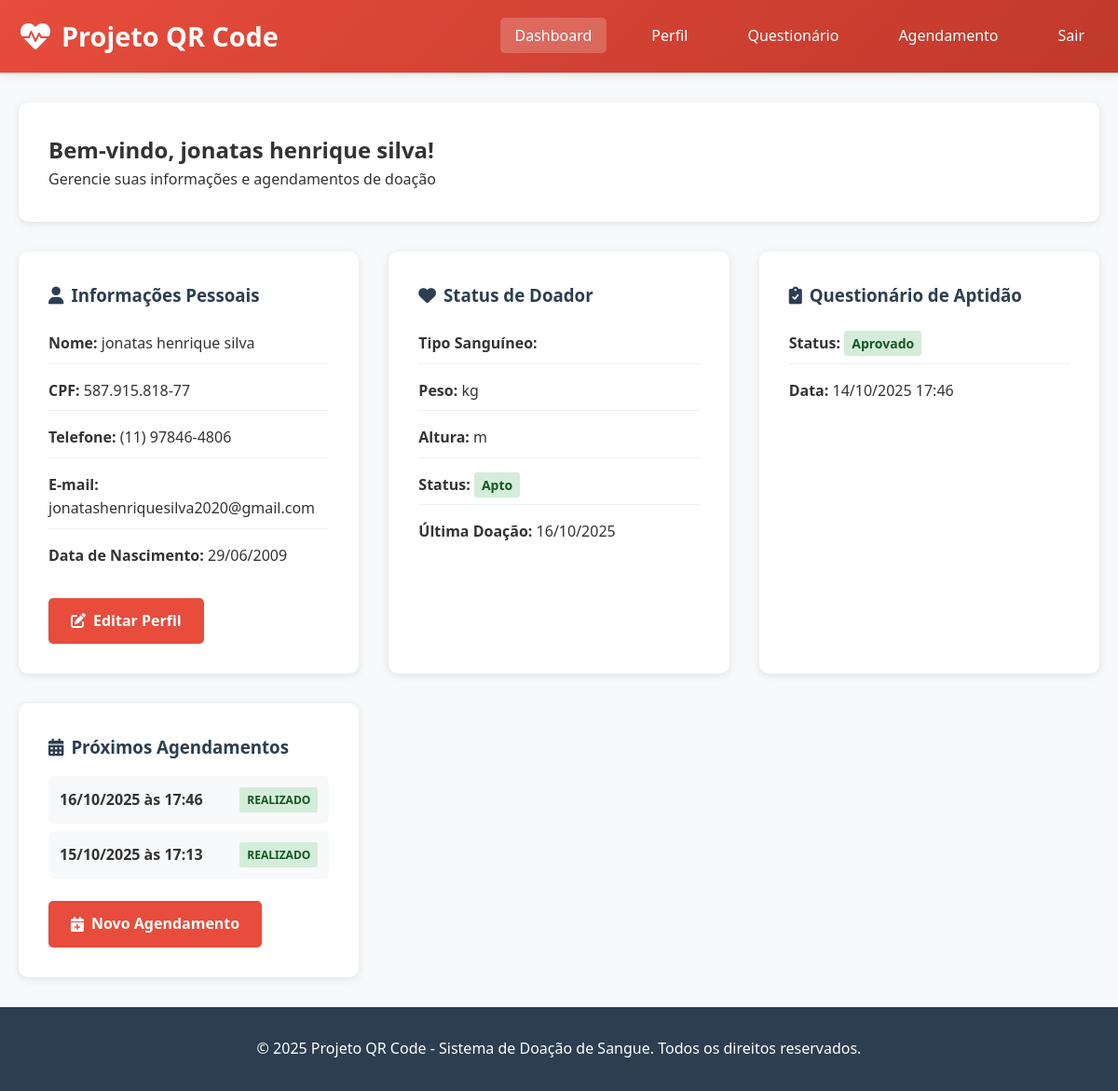
The page /dashboard.php (signed in) on the database its author committed.
### tables this page shows
CREATE TABLE `usuarios` (
  `id` int NOT NULL AUTO_INCREMENT,
  `nome` varchar(255) NOT NULL,
  `data_nascimento` date NOT NULL,
  `cpf` varchar(14) NOT NULL,
  `telefone` varchar(20) NOT NULL,
  `perfil` varchar(50) DEFAULT 'usuario',
  `email` varchar(255) DEFAULT NULL,
  `senha` varchar(255) NOT NULL,
  `nivel_acesso` enum('usuario','admin') NOT NULL DEFAULT 'usuario',
  `ativo` tinyint(1) DEFAULT '1',
  `must_change_password` tinyint(1) DEFAULT '0',
  `data_cadastro` timestamp NULL DEFAULT CURRENT_TIMESTAMP,
  `data_atualizacao` timestamp NULL DEFAULT CURRENT_TIMESTAMP ON UPDATE CURRENT_TIMESTAMP,
  `ultimo_acesso` datetime DEFAULT NULL,
  PRIMARY KEY (`id`),
  UNIQUE KEY `cpf` (`cpf`)
);

CREATE TABLE `doadores` (
  `id` int NOT NULL AUTO_INCREMENT,
  `usuario_id` int NOT NULL,
  `apto_para_doacao` tinyint DEFAULT '0',
  `faltas` int DEFAULT '0',
  `bloqueado` tinyint DEFAULT '0',
  `motivo_bloqueio` varchar(255) DEFAULT NULL,
  `ultima_doacao` date DEFAULT NULL,
  `tipo_sanguineo` varchar(3) DEFAULT NULL,
  `rh` varchar(2) DEFAULT NULL,
  `peso` decimal(5,2) DEFAULT NULL,
  `altura` decimal(4,2) DEFAULT NULL,
  PRIMARY KEY (`id`),
  KEY `usuario_id` (`usuario_id`),
  CONSTRAINT `doadores_ibfk_1` FOREIGN KEY (`usuario_id`) REFERENCES `usuarios` (`id`)
);

CREATE TABLE `questionarios` (
  `id` int NOT NULL AUTO_INCREMENT,
  `usuario_id` int NOT NULL,
  `pergunta_1` tinyint(1) NOT NULL,
  `pergunta_2` tinyint(1) NOT NULL,
  `pergunta_3` tinyint(1) NOT NULL,
  `pergunta_4` tinyint(1) NOT NULL,
  `pergunta_5` tinyint(1) NOT NULL,
  `pergunta_6` tinyint(1) NOT NULL,
  `pergunta_7` tinyint(1) NOT NULL,
  `pergunta_8` tinyint(1) NOT NULL,
  `pergunta_9` tinyint(1) NOT NULL,
  `pergunta_10` tinyint(1) NOT NULL,
  `observacoes` text,
  `aprovado` tinyint(1) NOT NULL,
  `data_preenchimento` timestamp NULL DEFAULT CURRENT_TIMESTAMP,
  PRIMARY KEY (`id`),
  KEY `usuario_id` (`usuario_id`),
  CONSTRAINT `questionarios_ibfk_1` FOREIGN KEY (`usuario_id`) REFERENCES `usuarios` (`id`) ON DELETE CASCADE
);

CREATE TABLE `agendamentos` (
  `id` int NOT NULL AUTO_INCREMENT,
  `usuario_id` int NOT NULL,
  `data_agendamento` date NOT NULL,
  `hora_agendamento` time NOT NULL,
  `status` enum('AGENDADO','CONFIRMADO','REALIZADO','CANCELADO') DEFAULT 'AGENDADO',
  `observacoes` text,
  `data_criacao` timestamp NULL DEFAULT CURRENT_TIMESTAMP,
  `data_atualizacao` timestamp NULL DEFAULT CURRENT_TIMESTAMP ON UPDATE CURRENT_TIMESTAMP,
  PRIMARY KEY (`id`),
  KEY `usuario_id` (`usuario_id`),
  CONSTRAINT `agendamentos_ibfk_1` FOREIGN KEY (`usuario_id`) REFERENCES `usuarios` (`id`) ON DELETE CASCADE
);

### dashboard.php (the view, shortened to what this page needs)
<?php
try {
    $pdo = getConnection();
    $stmt = $pdo->prepare("SELECT * FROM usuarios WHERE id = ?");
    $stmt->execute([$_SESSION['usuario_id']]);
    $usuario = $stmt->fetch();
    $stmt = $pdo->prepare("SELECT * FROM doadores WHERE usuario_id = ?");
    $stmt->execute([$_SESSION['usuario_id']]);
    $doador = $stmt->fetch();
    $stmt = $pdo->prepare("SELECT * FROM agendamentos WHERE usuario_id = ? ORDER BY data_agendamento DESC LIMIT 5");
    $stmt->execute([$_SESSION['usuario_id']]);
    $agendamentos = $stmt->fetchAll();
    $stmt = $pdo->prepare("SELECT * FROM questionarios WHERE usuario_id = ? ORDER BY data_preenchimento DESC LIMIT 1");
    $stmt->execute([$_SESSION['usuario_id']]);
    $questionario = $stmt->fetch();
} catch (PDOException $e) {
    $erro = "Erro ao carregar dados do usuário.";
}
?>
<!DOCTYPE html>
<html lang="pt-BR">
<head>
    <link rel="stylesheet" href="assets/css/style.css">
    <link href="https://cdnjs.cloudflare.com/ajax/libs/font-awesome/6.0.0/css/all.min.css" rel="stylesheet">
</head>
<body>
    <header class="header">
        <div class="container">
            <div class="logo">
                <i class="fas fa-heartbeat"></i>
                <h1>Projeto QR Code</h1>
            </div>
            <nav class="nav">
                <ul>
                    <li><a href="dashboard.php" class="active">Dashboard</a></li>
                    <li><a href="perfil.php">Perfil</a></li>
                    <li><a href="questionario.php">Questionário</a></li>
                    <li><a href="agendamento.php">Agendamento</a></li>
                    <li><a href="logout.php">Sair</a></li>
                </ul>
            </nav>
        </div>
    </header>
    <main class="main">
        <div class="container">
            <div class="dashboard">
                <div class="dashboard-header">
                    <h2>Bem-vindo, <?php echo htmlspecialchars($usuario['nome']); ?>!</h2>
                    <p>Gerencie suas informações e agendamentos de doação</p>
                </div>
                <div class="dashboard-grid">
                    <div class="dashboard-card">
                        <h3><i class="fas fa-user"></i> Informações Pessoais</h3>
                        <div class="info-list">
                            <div class="info-item">
                                <strong>Nome:</strong> <?php echo htmlspecialchars($usuario['nome']); ?>
                            </div>
                            <div class="info-item">
                                <strong>CPF:</strong> <?php echo htmlspecialchars($usuario['cpf']); ?>
                            </div>
                            <div class="info-item">
                                <strong>Telefone:</strong> <?php echo htmlspecialchars($usuario['telefone']); ?>
                            </div>
                            <div class="info-item">
                                <strong>E-mail:</strong> <?php echo htmlspecialchars($usuario['email'] ?: 'Não informado'); ?>
                            </div>
                            <div class="info-item">
                                <strong>Data de Nascimento:</strong>
                                <?php echo date('d/m/Y', strtotime($usuario['data_nascimento'])); ?>
                            </div>
                        </div>
                        <a href="perfil.php" class="btn btn-primary">
                            <i class="fas fa-edit"></i> Editar Perfil
                        </a>
                    </div>
                    <div class="dashboard-card">
                        <h3><i class="fas fa-heart"></i> Status de Doador</h3>
                        <?php if ($doador): ?>
                            <div class="info-list">
                                <div class="info-item">
                                    <strong>Tipo Sanguíneo:</strong> <?php echo htmlspecialchars($doador['tipo_sanguineo'] . $doador['rh']); ?>
                                </div>
                                <div class="info-item">
                                    <strong>Peso:</strong> <?php echo htmlspecialchars($doador['peso']); ?> kg
                                </div>
                                <div class="info-item">
                                    <strong>Altura:</strong> <?php echo htmlspecialchars($doador['altura']); ?> m
                                </div>
                                <div class="info-item">
                                    <strong>Status:</strong>
                                    <span class="status <?php echo $doador['apto_para_doacao'] ? 'status-apto' : 'status-inapto'; ?>">
                                        <?php echo $doador['apto_para_doacao'] ? 'Apto' : 'Inapto'; ?>
                                    </span>
                                </div>
                                <?php if ($doador['ultima_doacao']): ?>
                                    <div class="info-item">
                                        <strong>Última Doação:</strong>
                                        <?php echo date('d/m/Y', strtotime($doador['ultima_doacao'])); ?>
                                    </div>
                                <?php endif; ?>
                            </div>
                        <?php endif; ?>
                    </div>
                    <div class="dashboard-card">
                        <h3><i class="fas fa-clipboard-check"></i> Questionário de Aptidão</h3>
                        <?php if ($questionario): ?>
                            <div class="info-list">
                                <div class="info-item">
                                    <strong>Status:</strong>
                                    <span class="status <?php echo $questionario['aprovado'] ? 'status-apto' : 'status-inapto'; ?>">
                                        <?php echo $questionario['aprovado'] ? 'Aprovado' : 'Reprovado'; ?>
                                    </span>
                                </div>
                                <div class="info-item">
                                    <strong>Data:</strong>
                                    <?php echo date('d/m/Y H:i', strtotime($questionario['data_preenchimento'])); ?>
                                </div>
                            </div>
                            <a href="questionario.php" class="btn btn-secondary">
                                <i class="fas fa-redo"></i> Refazer Questionário
                            </a>
                        <?php endif; ?>
                    </div>
                    <div class="dashboard-card">
                        <h3><i class="fas fa-calendar-alt"></i> Próximos Agendamentos</h3>
                        <?php if ($agendamentos): ?>
                            <div class="agendamentos-list">
                                <?php foreach ($agendamentos as $agendamento): ?>
                                    <div class="agendamento-item">
                                        <div class="agendamento-data">
                                            <?php echo date('d/m/Y', strtotime($agendamento['data_agendamento'])); ?>
                                            às <?php echo date('H:i', strtotime($agendamento['hora_agendamento'])); ?>
                                        </div>
                                        <div class="agendamento-status status-<?php echo strtolower($agendamento['status']); ?>">
                                            <?php echo ucfirst($agendamento['status']); ?>
                                        </div>
                                    </div>
                                <?php endforeach; ?>
                            </div>
                            <a href="agendamento.php" class="btn btn-primary">
                                <i class="fas fa-calendar-plus"></i> Novo Agendamento
                            </a>
                        <?php endif; ?>
                    </div>
                </div>
            </div>
        </div>
    </main>
    <footer class="footer">
        <div class="container">
            <p>&copy; 2025 Projeto QR Code - Sistema de Doação de Sangue. Todos os direitos reservados.</p>
        </div>
    </footer>
</body>
</html>

### assets/css/style.css (style rules this page uses)
* { margin: 0; padding: 0; box-sizing: border-box; }
body { font-family: 'Segoe UI', Tahoma, Geneva, Verdana, sans-serif; line-height: 1.6; color: #333; background-color: #f8f9fa; }
.container { max-width: 1200px; margin: 0 auto; padding: 0 20px; }
.header { background: linear-gradient(135deg, #e74c3c, #c0392b); color: white; padding: 1rem 0; box-shadow: 0 2px 10px rgba(0,0,0,0.1); }
.header .container { display: flex; justify-content: space-between; align-items: center; }
.logo { display: flex; align-items: center; gap: 10px; }
.logo i { font-size: 2rem; }
.logo h1 { font-size: 1.8rem; font-weight: 700; }
.nav ul { display: flex; list-style: none; gap: 2rem; }
.nav a { color: white; text-decoration: none; padding: 0.5rem 1rem; border-radius: 5px; transition: background-color 0.3s; }
.nav a:hover, .nav a.active { background-color: rgba(255,255,255,0.2); }
.main { min-height: calc(100vh - 200px); }
.footer { background: #2c3e50; color: white; text-align: center; padding: 2rem 0; }
.btn { display: inline-flex; align-items: center; gap: 0.5rem; padding: 0.75rem 1.5rem; border: none; border-radius: 5px; text-decoration: none; font-weight: 600; cursor: pointer; transition: all 0.3s; }
.btn-primary { background: #e74c3c; color: white; }
.btn-secondary { background: transparent; color: white; border: 2px solid white; }
.dashboard { padding: 2rem 0; }
.dashboard-header { background: white; padding: 2rem; border-radius: 10px; box-shadow: 0 2px 10px rgba(0,0,0,0.1); margin-bottom: 2rem; }
.dashboard-grid { display: grid; grid-template-columns: repeat(auto-fit, minmax(300px, 1fr)); gap: 2rem; }
.dashboard-card { background: white; padding: 2rem; border-radius: 10px; box-shadow: 0 2px 10px rgba(0,0,0,0.1); }
.dashboard-card h3 { color: #2c3e50; margin-bottom: 1rem; display: flex; align-items: center; gap: 0.5rem; }
.auth-card, .feature-card, .dashboard-card { animation: fadeIn 0.6s ease-out; }

### dashboard.php (style rules this page uses)
.info-list { margin-bottom: 1.5rem; }
.info-item { margin-bottom: 0.5rem; padding: 0.5rem 0; border-bottom: 1px solid #ecf0f1; }
.info-item:last-child { border-bottom: none; }
.status { padding: 0.25rem 0.5rem; border-radius: 3px; font-size: 0.875rem; font-weight: 600; }
.status-apto { background: #d4edda; color: #155724; }
.agendamentos-list { margin-bottom: 1.5rem; }
.agendamento-item { display: flex; justify-content: space-between; align-items: center; padding: 0.75rem; background: #f8f9fa; border-radius: 5px; margin-bottom: 0.5rem; }
.agendamento-data { font-weight: 600; }
.agendamento-status { padding: 0.25rem 0.5rem; border-radius: 3px; font-size: 0.75rem; font-weight: 600; }
.status-realizado { background: #d4edda; color: #155724; }

### rows shown on the page
usuarios: nome "jonatas henrique silva", cpf "587.915.818-77", telefone "(11) 97846-4806", email "jonatashenriquesilva2020@gmail.com", data_nascimento "29/06/2009"
doadores: ultima_doacao "16/10/2025"
questionarios: data_preenchimento "14/10/2025 17:46"
agendamentos: data_agendamento "16/10/2025", hora_agendamento "17:46", status "REALIZADO"
agendamentos: data_agendamento "15/10/2025", hora_agendamento "17:13", status "REALIZADO"
